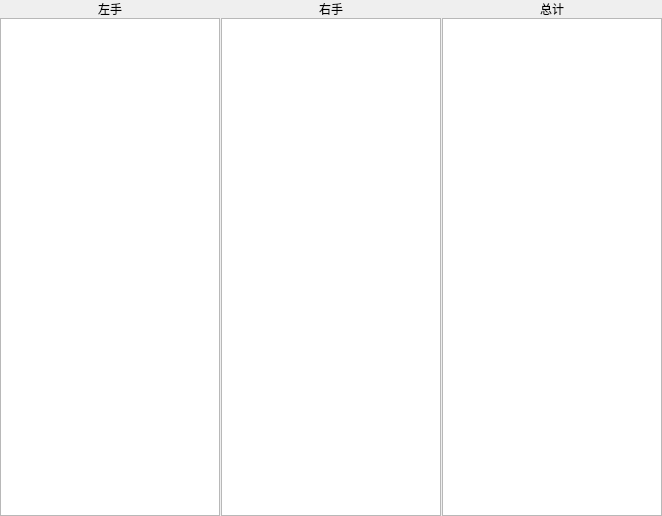
<?xml version="1.0" encoding="UTF-8"?>
<ui version="4.0">
 <class>data_widget</class>
 <widget class="QWidget" name="data_widget">
  <property name="geometry">
   <rect>
    <x>0</x>
    <y>0</y>
    <width>662</width>
    <height>516</height>
   </rect>
  </property>
  <property name="windowTitle">
   <string>Form</string>
  </property>
  <layout class="QVBoxLayout" name="verticalLayout_4">
   <property name="spacing">
    <number>0</number>
   </property>
   <property name="leftMargin">
    <number>0</number>
   </property>
   <property name="topMargin">
    <number>0</number>
   </property>
   <property name="rightMargin">
    <number>0</number>
   </property>
   <property name="bottomMargin">
    <number>0</number>
   </property>
   <item>
    <widget class="QSplitter" name="splitter">
     <property name="orientation">
      <enum>Qt::Horizontal</enum>
     </property>
     <property name="handleWidth">
      <number>1</number>
     </property>
     <widget class="QWidget" name="layoutWidget">
      <layout class="QVBoxLayout" name="verticalLayout_3">
       <property name="spacing">
        <number>0</number>
       </property>
       <item>
        <widget class="QLabel" name="label_3">
         <property name="text">
          <string>左手</string>
         </property>
         <property name="alignment">
          <set>Qt::AlignCenter</set>
         </property>
        </widget>
       </item>
       <item>
        <widget class="table_view" name="table_left">
         <property name="editTriggers">
          <set>QAbstractItemView::AnyKeyPressed|QAbstractItemView::DoubleClicked|QAbstractItemView::EditKeyPressed</set>
         </property>
         <property name="selectionMode">
          <enum>QAbstractItemView::SingleSelection</enum>
         </property>
         <attribute name="horizontalHeaderCascadingSectionResizes">
          <bool>true</bool>
         </attribute>
         <attribute name="horizontalHeaderStretchLastSection">
          <bool>true</bool>
         </attribute>
         <attribute name="verticalHeaderDefaultSectionSize">
          <number>20</number>
         </attribute>
        </widget>
       </item>
      </layout>
     </widget>
     <widget class="QWidget" name="layoutWidget">
      <layout class="QVBoxLayout" name="verticalLayout_2">
       <property name="spacing">
        <number>0</number>
       </property>
       <item>
        <widget class="QLabel" name="label_2">
         <property name="text">
          <string>右手</string>
         </property>
         <property name="alignment">
          <set>Qt::AlignCenter</set>
         </property>
        </widget>
       </item>
       <item>
        <widget class="table_view" name="table_right">
         <property name="editTriggers">
          <set>QAbstractItemView::AnyKeyPressed|QAbstractItemView::DoubleClicked|QAbstractItemView::EditKeyPressed</set>
         </property>
         <property name="selectionMode">
          <enum>QAbstractItemView::SingleSelection</enum>
         </property>
         <attribute name="horizontalHeaderStretchLastSection">
          <bool>true</bool>
         </attribute>
         <attribute name="verticalHeaderDefaultSectionSize">
          <number>20</number>
         </attribute>
        </widget>
       </item>
      </layout>
     </widget>
     <widget class="QWidget" name="layoutWidget">
      <layout class="QVBoxLayout" name="verticalLayout_1">
       <property name="spacing">
        <number>0</number>
       </property>
       <item>
        <widget class="QLabel" name="label">
         <property name="text">
          <string>总计</string>
         </property>
         <property name="alignment">
          <set>Qt::AlignCenter</set>
         </property>
        </widget>
       </item>
       <item>
        <widget class="table_view" name="table_result">
         <property name="editTriggers">
          <set>QAbstractItemView::AnyKeyPressed|QAbstractItemView::DoubleClicked|QAbstractItemView::EditKeyPressed</set>
         </property>
         <property name="selectionMode">
          <enum>QAbstractItemView::SingleSelection</enum>
         </property>
         <attribute name="horizontalHeaderStretchLastSection">
          <bool>true</bool>
         </attribute>
         <attribute name="verticalHeaderVisible">
          <bool>false</bool>
         </attribute>
         <attribute name="verticalHeaderDefaultSectionSize">
          <number>20</number>
         </attribute>
        </widget>
       </item>
      </layout>
     </widget>
    </widget>
   </item>
  </layout>
 </widget>
 <customwidgets>
  <customwidget>
   <class>table_view</class>
   <extends>QTableView</extends>
   <header>view/table_view.h</header>
  </customwidget>
 </customwidgets>
 <resources/>
 <connections/>
</ui>
